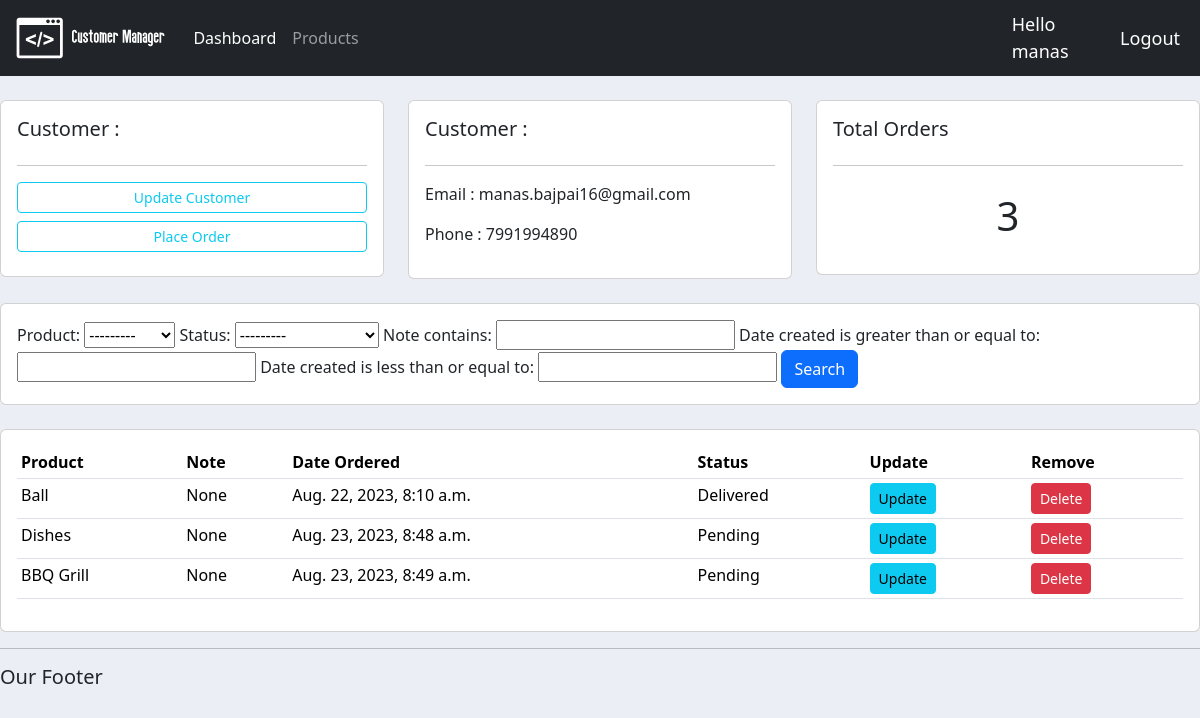
The app's page /customer/1/ (signed in) with its own data.
### accounts/models.py (models this page shows, shortened)
class Customer(models.Model):
    user = models.OneToOneField(User, null=True, on_delete=models.CASCADE)
    name = models.CharField(max_length=50, null=True)
    phone = models.CharField(max_length=15, null=True)
    email = models.CharField(max_length=30, null=True)
    date_created = models.DateTimeField(auto_now_add=True, null=True)

class Order(models.Model):
    STATUS = (
        ('Pending', 'Pending'),
        ('Out For Delivery', 'Out For Delivery'),
        ('Delivered', 'Delivered'),
    )
    customer = models.ForeignKey(Customer, null=True, on_delete=models.SET_NULL)
    product = models.ForeignKey(Product, null=True, on_delete=models.SET_NULL)
    date_created = models.DateTimeField(auto_now_add=True, null=True)
    status = models.CharField(max_length=200, null=True, choices=STATUS)
    note = models.CharField(max_length=200, null=True)

class Product(models.Model):
    CATEGORY = (
        ('Indoor', 'Indoor'),
        ('Out Door', 'Out Door'),
    )
    name = models.CharField(max_length=50, null=True)
    price = models.FloatField(null=True)
    category = models.CharField(max_length=50, null=True, choices=CATEGORY)
    description = models.CharField(max_length=50, null=True, blank=True)
    date_created = models.DateTimeField(auto_now_add=True, null=True)
    tags = models.ManyToManyField(Tag)
    def __str__(self):
        return self.name

### accounts/decorators.py (the view)
        def wrapper_func(request, *args, **kwargs):
            group = None
            if request.user.groups.exists():
                group = request.user.groups.all()[0].name
            if group in allowed_roles:
                return view_func(request, *args, **kwargs)
            else:
                return HttpResponse('You are not authorized to view this Page')

### accounts/views.py (called while the page is built)
@login_required(login_url='login')
@allowed_users(allowed_roles=['admin'])
def customer(request, pk_test):
    customer = Customer.objects.get(id=pk_test)
    orders = customer.order_set.all()
    order_count = orders.count()
    myFilter = OrderFilter(request.GET, queryset=orders)
    orders = myFilter.qs
    context = {'customer': customer, 'orders': orders, 'order_count': order_count, 'myFilter': myFilter}
    return render(request, 'accounts/customer.html',context)

### accounts/templates/accounts/customer.html
{% extends 'accounts/main.html' %}
{% block content %}
    <br>
    <div class="row">
        <div class="col-md">
            <div class="card card-body">
                <h5>Customer :</h5>
                <hr>
                <a class="btn btn-outline-info btn-sm btn-block" href="">Update Customer</a>
                <a class="btn btn-outline-info btn-sm btn-block my-2" href="{% url 'create_order' customer.id %}">Place Order</a>
            </div>
        </div>
        <div class="col-md">
            <div class="card card-body">
                <h5>Customer :</h5>
                <hr>
                <p>Email : {{customer.email}}</p>
                <p>Phone : {{customer.phone}}</p>
            </div>
        </div>
        <div class="col-md">
            <div class="card card-body">
                <h5>Total Orders</h5>
                <hr>
                <h1 style="text-align: center; padding: 10px">{{orders.count}}</h1>
            </div>
        </div>
    </div>
    <br>
    <div class="row">
        <div class="col-md">
            <div class="card card-body">
                <form method="get">
                    {{myFilter.form}}
                    <button class="btn btn-primary" type="submit">Search</button>
                </form>
            </div>
        </div>
    </div>
    <br>
    <div class="row">
        <div class="col-md">
            <div class="card card-body">
                <table class="table table-sm">
                    <tr>
                        <th>Product</th>
                        <th>Note</th>
                        <th>Date Ordered</th>
                        <th>Status</th>
                        <th>Update</th>
                        <th>Remove</th>
                    </tr>
                    {% for order in orders%}
                    <tr>
                        <td>{{order.product}}</td>
                        <td>{{order.note}}</td>
                        <td>{{order.date_created}}</td>
                        <td>{{order.status}}</td>
                        <td><a class="btn btn-sm btn-info" href="{% url 'update_order' order.id %}">Update</a></td>
                        <td><a class="btn btn-sm btn-danger" href="{% url 'delete_order' order.id %}">Delete</a></td>
                    </tr>
                    {% endfor %}
                </table>
            </div>
        </div>
    </div>
{% endblock content %}

### accounts/templates/accounts/navbar.html (shortened to what this page needs)
{% load static %}
<nav class="navbar navbar-expand-lg navbar-dark bg-dark ">
    <div class="container-fluid">
      <img class="navbar-brand" src="{% static '/images/logo.svg'%}" style="widht: 100px; height: 60px">
      <div class="collapse navbar-collapse" id="navbarNav">
        <ul class="navbar-nav">
          {% if request.user.is_staff %}
          <li class="nav-item">
            <a class="nav-link active" aria-current="page" href="{% url 'home' %}">Dashboard</a>
          </li>
          <li class="nav-item">
            <a class="nav-link" href="{% url 'products' %}">Products</a>
          </li>
          {% endif %}
        </ul>
      </div>
    </div>
    <span class="hello-msg">Hello {{request.user}} </span>
    <span><a class="hello-msg" href = "{% url 'logout' %}">Logout</a></span>
  </nav>

### static/css/main.css (style rules this page uses)
#body { background-color: #ebeff5; }

### accounts/templates/accounts/navbar.html (style rules this page uses)
.hello-msg { font-size: 18px; color: #fff !important; margin-right: 20px; text-decoration: none; }

### records on screen
Customer: email "manas.bajpai16@gmail.com", phone "7991994890"
Order: product "Ball", note "None", date_created "Aug. 22, 2023, 8:10 a.m.", status "Delivered"
Order: product "Dishes", note "None", date_created "Aug. 23, 2023, 8:48 a.m.", status "Pending"
Order: product "BBQ Grill", note "None", date_created "Aug. 23, 2023, 8:49 a.m.", status "Pending"

### other values on screen
{{ request.user }} "manas"
{{ orders.count }} "3"
